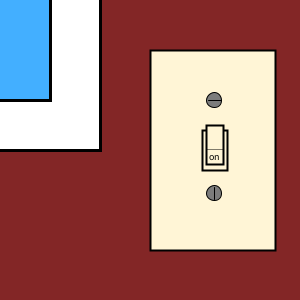
Frame 1 (no input)
Frame 60 (the mouse pressed at the canvas centre just before this capture): identical to frame 1, image omitted
Frame 120 (the mouse held since frame 60 and released just before this capture): identical to frame 1, image omitted

The Processing sketch that drew this single still picture (run headless with seeded random() and noise(); from frame 60 on, the mouse is pressed at the canvas centre):

// Processing sketch: processing_36382
// ── processing_36382.pde

void setup() {
  size(300, 300);
  smooth();
}

int x = 0;

void draw() {
  background(131, 38, 38);
  
  strokeWeight(2); //light switch
  fill(255, 245, 214);
  rectMode(CORNERS);
  rect(150, 50, 275, 250);

  rect (202, 130, 227, 170);

  rect(206, 125, 223, 164);

  strokeWeight(.5);
  line(206, 149, 223, 149);

  fill(0); //text
  textSize(10);
  text("on", 209, 160);

  fill(124); //screw # 1
  strokeWeight(1);
  ellipseMode(CENTER);
  ellipse(214, 100, 15, 15);
  line(208, 100, 221, 100);

  ellipse(214, 193, 15, 15); //screw # 2
  line(214, 187, 214, 199);

  strokeWeight(3);//window sill
  fill(255);
  rect(-10, -10, 100, 150);

  fill(67, 175, 255); //sky
  rect(-10, -10, 50, 100);

  //turns the light switch off
  if (mouseY > 150) {
    background(95, 33, 33);
    
    strokeWeight(2);
    fill(203, 190, 148);
    rectMode(CORNERS);
    rect(150, 50, 275, 250);

    rect (202, 130, 227, 170);

    rect(206, 135, 223, 174);

    strokeWeight(.5);
    line(206, 154, 223, 154);

    fill(0);
    textSize(10);
    text("off", 208, 149);

    fill(95); //screw # 1
    strokeWeight(1);
    ellipseMode(CENTER);
    ellipse(214, 100, 15, 15);
    line(208, 100, 221, 100);

    ellipse(214, 193, 15, 15); //screw # 2
    line(214, 187, 214, 199);

    strokeWeight(3);//window sill
    fill(180);
    rect(-10, -10, 100, 150);

    fill(8, 33, 52);
    rect(-10, -10, 50, 100);
  }
}
